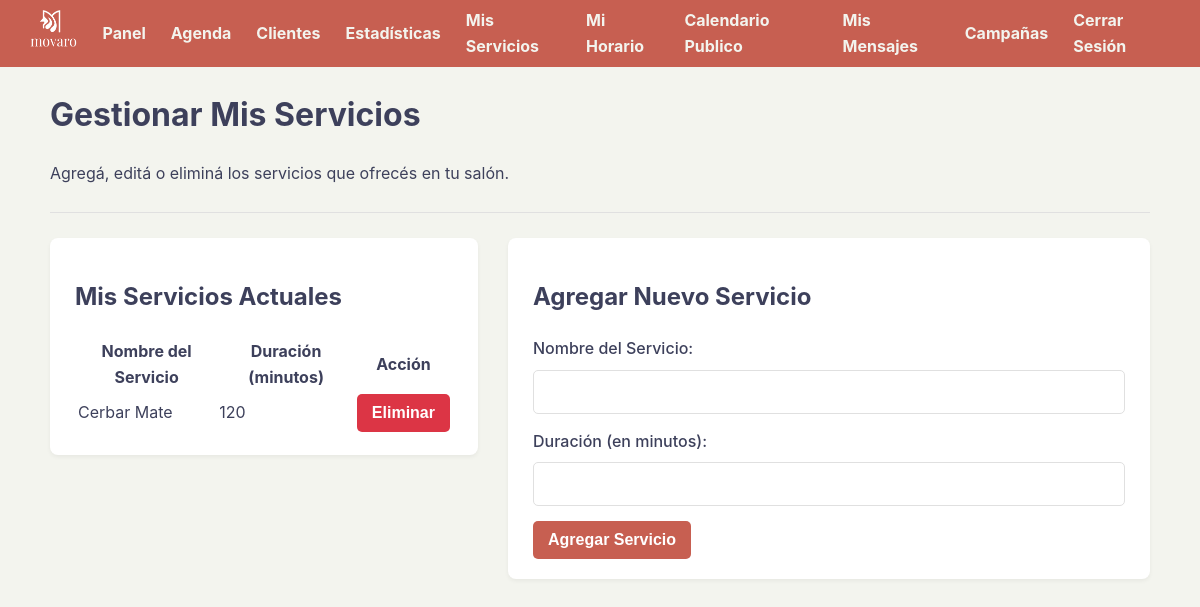
Page /servicios (signed in) on the earlier database version.
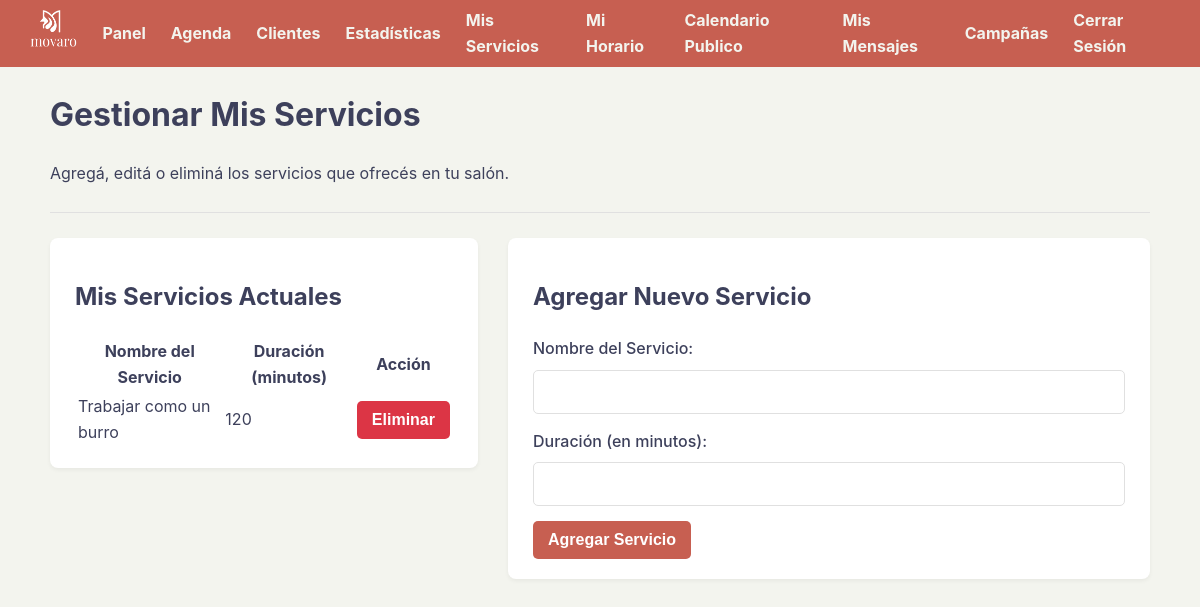
Same page on the later database version.
### tables this page shows
CREATE TABLE servicios (
            id INTEGER PRIMARY KEY AUTOINCREMENT,
            usuario_id INTEGER NOT NULL,
            nombre TEXT NOT NULL,
            duracion INTEGER NOT NULL,
            FOREIGN KEY (usuario_id) REFERENCES usuarios (id)
        );

### app.py (the view, shortened to what this page needs)
@app.route('/servicios', methods=['GET', 'POST'])
def gestionar_servicios():
    if 'usuario_id' not in session: return redirect('/login')
    usuario_id_actual = session['usuario_id']
    conn = sqlite3.connect(DATABASE)
    conn.row_factory = sqlite3.Row
    cursor = conn.cursor()
    cursor.execute("SELECT * FROM servicios WHERE usuario_id = ?", (usuario_id_actual,))
    servicios_propios = cursor.fetchall()
    conn.close()
    return render_template('servicios.html', servicios=servicios_propios)

### templates/servicios.html (shortened to what this page needs)
{% extends "base.html" %}
{% block content %}
<h1>Gestionar Mis Servicios</h1>
<p>Agregá, editá o eliminá los servicios que ofrecés en tu salón.</p>
<hr>
<div class="layout-container">
    <div class="layout-col-principal">
        <div class="card">
            <h2>Mis Servicios Actuales</h2>
            {% if servicios %}
                <table class="stats-table tabla-responsiva">
                    <thead>
                        <tr>
                            <th>Nombre del Servicio</th>
                            <th>Duración (minutos)</th>
                            <th>Acción</th>
                        </tr>
                    </thead>
                    <tbody>
                        {% for servicio in servicios %}
                        <tr>
                            <td data-label="Nombre">{{ servicio.nombre }}</td>
                            <td data-label="Duración">{{ servicio.duracion }}</td>
                            <td data-label="Acción">
                                <form action="/servicios/borrar/{{ servicio.id }}" method="post" onsubmit="return confirm('¿Estás segura?');">
                                    <button type="submit" class="boton-accion" style="background-color:var(--color-rojo-peligro);">Eliminar</button>
                                </form>
                            </td>
                        </tr>
                        {% endfor %}
                    </tbody>
                </table>
            {% else %}
                <p>Todavía no agregaste ningún servicio.</p>
            {% endif %}
        </div>
    </div>
    <div class="layout-col-lateral">
        <div class="card">
            <h2>Agregar Nuevo Servicio</h2>
            <form action="/servicios" method="post">
                <div class="form-group">
                    <label for="nombre">Nombre del Servicio:</label>
                    <input type="text" id="nombre" name="nombre" class="form-control" required>
                </div>
                <div class="form-group">
                    <label for="duracion">Duración (en minutos):</label>
                    <input type="number" id="duracion" name="duracion" min="5" class="form-control" required>
                </div>
                <button type="submit">Agregar Servicio</button>
            </form>
        </div>
    </div>
</div>
{% endblock %}

Differences in the rows shown:
changed servicios: nombre "Cerbar Mate" → "Trabajar como un burro"
